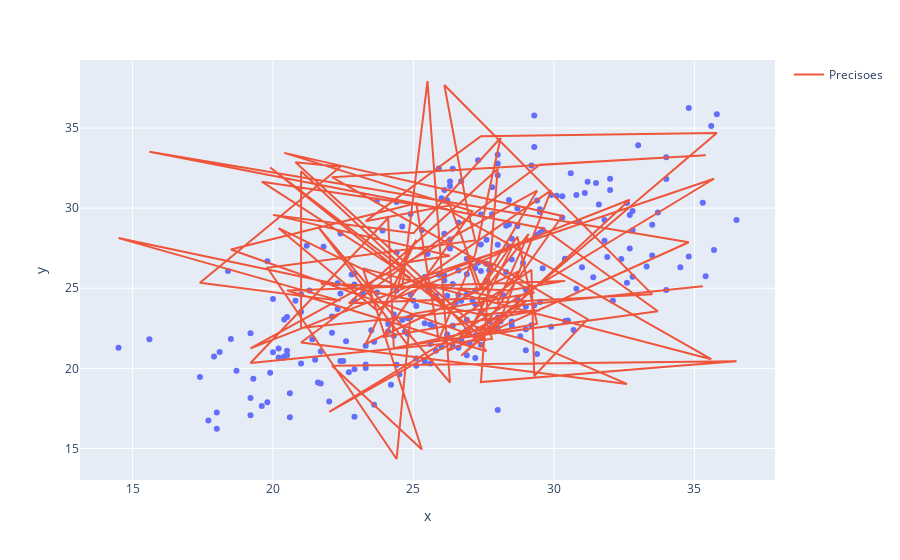

The code cell stored with this chart in its notebook:
### Code cell
graph = px.scatter(x=X_train['Temp_Max'], y=y_train)
graph.add_scatter(x=X_train['Temp_Max'], y=y_test, name ='Precisoes')
graph.show()

### Figure 1 — Plotly figure (JSON) as saved in the notebook; plotly's stock layout.template omitted (floating-point values rounded to 4 significant figures; data arrays with more than 128 entries replaced by an {"elided": "..."} marker saying what was removed)
{"data": [{"hovertemplate": "x=%{x}<br>y=%{y}<extra></extra>", "legendgroup": "", "marker": {"color": "#636efa", "symbol": "circle"}, "mode": "markers", "name": "", "orientation": "v", "showlegend": false, "type": "scatter", "x": {"elided": "255 float values"}, "xaxis": "x", "y": {"elided": "255 float values"}, "yaxis": "y"}, {"name": "Precisoes", "type": "scatter", "x": {"elided": "255 float values"}, "y": [25.64, 31.66, 29.94, 20.57, 26.24, 14.94, 20.17, 20.45, 20.11, 19.14, 32.45, 24.06, 24.43, 25.37, 21.07, 24.86, 25.46, 24.88, 25.29, 25.07, 37.94, 19.12, 28.84, 21.45, 23.57, 28.74, 33.52, 27.87, 21.06, 26.09, 21.52, 28.03, 26.39, 32.54, 21.75, 27.42, 30.3, 21.78, 27.14, 34.38, 28.44, 29.58, 27.03, 26.59, 24.3, 27.52, 21.98, 22.78, 28.22, 24.97, 30.18, 29.19, 34.5, 34.7, 21.86, 29.51, 33.45, 29.8, 21.95, 23.63, 23.36, 28.13, 24.21, 25.34, 32.59, 32.87, 22.61, 21.83, 19.03, 21.62, 32.71, 33.3, 31.93, 24.73, 23.38, 14.34, 26.27, 27.99, 30.13, 37.69, 24.62, 24.11, 28.4, 24.39, 21.84, 20.33, 29.39, 21.25, 22.63, 31.11, 23.61, 28.75, 25.14, 31.84, 17.29, 24.18, 20.79, 30.52, 21.25, 31.09, 24.83, 26.96, 26.47, 23.07, 19.52, 26.15, 23.07, 32.31, 22.52, 25.12]}], "layout": {"legend": {"tracegroupgap": 0}, "margin": {"t": 60}, "xaxis": {"anchor": "y", "domain": [0, 1], "title": {"text": "x"}}, "yaxis": {"anchor": "x", "domain": [0, 1], "title": {"text": "y"}}}}
